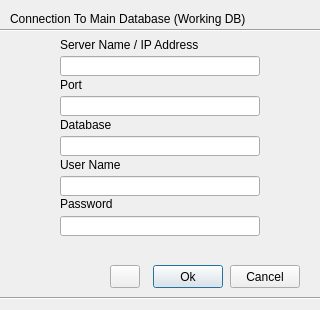
<?xml version="1.0" encoding="UTF-8"?>
<ui version="4.0">
 <class>ConnectionToMainDatabaseDialog</class>
 <widget class="QDialog" name="ConnectionToMainDatabaseDialog">
  <property name="geometry">
   <rect>
    <x>0</x>
    <y>0</y>
    <width>320</width>
    <height>310</height>
   </rect>
  </property>
  <property name="minimumSize">
   <size>
    <width>320</width>
    <height>310</height>
   </size>
  </property>
  <property name="maximumSize">
   <size>
    <width>320</width>
    <height>310</height>
   </size>
  </property>
  <property name="baseSize">
   <size>
    <width>320</width>
    <height>310</height>
   </size>
  </property>
  <property name="windowTitle">
   <string>Dialog</string>
  </property>
  <widget class="QLineEdit" name="server_name_edit">
   <property name="geometry">
    <rect>
     <x>60</x>
     <y>56</y>
     <width>200</width>
     <height>20</height>
    </rect>
   </property>
  </widget>
  <widget class="QLineEdit" name="port_edit">
   <property name="geometry">
    <rect>
     <x>60</x>
     <y>96</y>
     <width>200</width>
     <height>20</height>
    </rect>
   </property>
  </widget>
  <widget class="QLineEdit" name="database_edit">
   <property name="geometry">
    <rect>
     <x>60</x>
     <y>136</y>
     <width>200</width>
     <height>20</height>
    </rect>
   </property>
  </widget>
  <widget class="QLineEdit" name="user_name_edit">
   <property name="geometry">
    <rect>
     <x>60</x>
     <y>176</y>
     <width>200</width>
     <height>20</height>
    </rect>
   </property>
  </widget>
  <widget class="QLabel" name="label">
   <property name="geometry">
    <rect>
     <x>60</x>
     <y>36</y>
     <width>200</width>
     <height>17</height>
    </rect>
   </property>
   <property name="text">
    <string>Server Name / IP Address</string>
   </property>
  </widget>
  <widget class="QLabel" name="label_2">
   <property name="geometry">
    <rect>
     <x>60</x>
     <y>76</y>
     <width>200</width>
     <height>17</height>
    </rect>
   </property>
   <property name="text">
    <string>Port</string>
   </property>
  </widget>
  <widget class="QLabel" name="label_3">
   <property name="geometry">
    <rect>
     <x>60</x>
     <y>116</y>
     <width>200</width>
     <height>17</height>
    </rect>
   </property>
   <property name="text">
    <string>Database</string>
   </property>
  </widget>
  <widget class="QLabel" name="label_4">
   <property name="geometry">
    <rect>
     <x>60</x>
     <y>156</y>
     <width>200</width>
     <height>17</height>
    </rect>
   </property>
   <property name="text">
    <string>User Name</string>
   </property>
  </widget>
  <widget class="QPushButton" name="ok_button">
   <property name="geometry">
    <rect>
     <x>153</x>
     <y>265</y>
     <width>70</width>
     <height>23</height>
    </rect>
   </property>
   <property name="text">
    <string>Ok</string>
   </property>
  </widget>
  <widget class="QPushButton" name="cancel_button">
   <property name="geometry">
    <rect>
     <x>230</x>
     <y>265</y>
     <width>70</width>
     <height>23</height>
    </rect>
   </property>
   <property name="text">
    <string>Cancel</string>
   </property>
  </widget>
  <widget class="Line" name="line">
   <property name="geometry">
    <rect>
     <x>0</x>
     <y>20</y>
     <width>321</width>
     <height>20</height>
    </rect>
   </property>
   <property name="orientation">
    <enum>Qt::Horizontal</enum>
   </property>
  </widget>
  <widget class="Line" name="line_2">
   <property name="geometry">
    <rect>
     <x>0</x>
     <y>290</y>
     <width>321</width>
     <height>16</height>
    </rect>
   </property>
   <property name="orientation">
    <enum>Qt::Horizontal</enum>
   </property>
  </widget>
  <widget class="QLabel" name="label_5">
   <property name="geometry">
    <rect>
     <x>10</x>
     <y>10</y>
     <width>371</width>
     <height>17</height>
    </rect>
   </property>
   <property name="text">
    <string>Connection To Main Database (Working DB)</string>
   </property>
  </widget>
  <widget class="QPushButton" name="help_button">
   <property name="geometry">
    <rect>
     <x>110</x>
     <y>265</y>
     <width>30</width>
     <height>23</height>
    </rect>
   </property>
   <property name="text">
    <string/>
   </property>
   <property name="icon">
    <iconset>
     <normaloff>:/plugins/lm2/help_button.png</normaloff>:/plugins/lm2/help_button.png</iconset>
   </property>
  </widget>
  <widget class="QLineEdit" name="password_edit">
   <property name="geometry">
    <rect>
     <x>60</x>
     <y>216</y>
     <width>200</width>
     <height>20</height>
    </rect>
   </property>
   <property name="echoMode">
    <enum>QLineEdit::Password</enum>
   </property>
  </widget>
  <widget class="QLabel" name="label_6">
   <property name="geometry">
    <rect>
     <x>60</x>
     <y>196</y>
     <width>200</width>
     <height>16</height>
    </rect>
   </property>
   <property name="text">
    <string>Password</string>
   </property>
  </widget>
  <widget class="QLabel" name="error_label">
   <property name="geometry">
    <rect>
     <x>20</x>
     <y>240</y>
     <width>291</width>
     <height>16</height>
    </rect>
   </property>
   <property name="text">
    <string/>
   </property>
  </widget>
  <widget class="QLabel" name="connect_label">
   <property name="geometry">
    <rect>
     <x>60</x>
     <y>240</y>
     <width>241</width>
     <height>16</height>
    </rect>
   </property>
   <property name="text">
    <string/>
   </property>
  </widget>
 </widget>
 <tabstops>
  <tabstop>server_name_edit</tabstop>
  <tabstop>port_edit</tabstop>
  <tabstop>database_edit</tabstop>
  <tabstop>user_name_edit</tabstop>
  <tabstop>password_edit</tabstop>
  <tabstop>ok_button</tabstop>
  <tabstop>help_button</tabstop>
  <tabstop>cancel_button</tabstop>
 </tabstops>
 <resources>
  <include location="resources.qrc"/>
 </resources>
 <connections/>
</ui>
